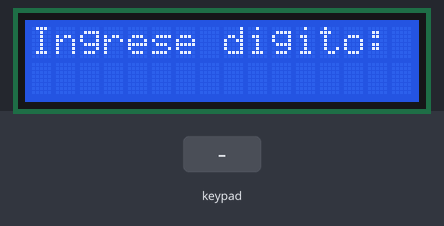
This sketch was run on a simulated ESP32. Shown: 16×2 character LCD. The inputs (shaded band) are chosen by the test bench. What the sketch prints to the serial monitor is not drawn.

Above: at 1.2 s.
1.3 s: keypad keys 1 3 1 2 1 4 2 7 # pressed 0.4 s apart
At 4.9 s:
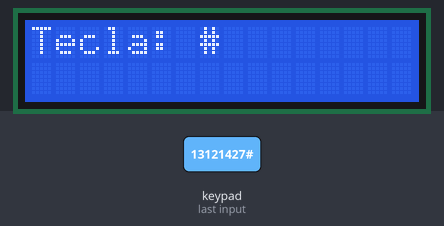
6.4 s: key '*' pressed
At 6.9 s:
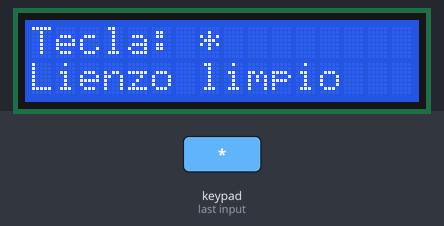
7.9 s: keypad keys 2 6 2 5 3 3 3 2 A pressed 0.4 s apart
At 12.3 s:
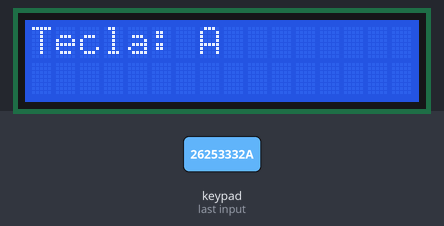
13.0 s: key 'B' pressed
At 13.8 s:
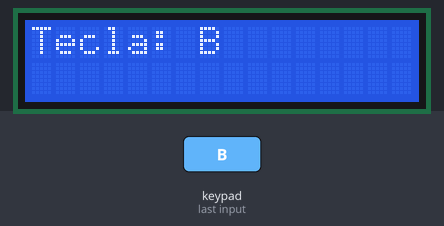
14.5 s: keypad keys 1 3 9 7 2 2 2 2 D pressed 0.4 s apart
At 16.6 s:
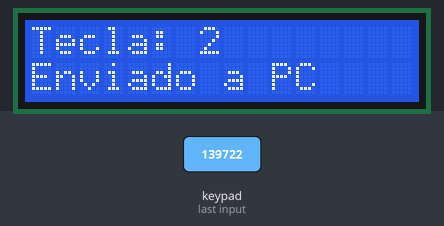
19.6 s: key 'C' pressed
At 19.9 s:
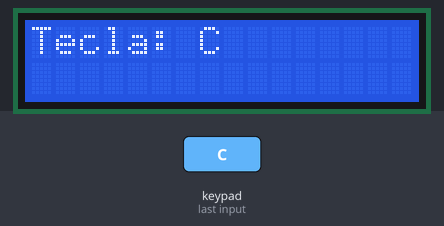
Timing chart, 0 to 22.1 s (numbered marks = the images above; inputs shaded):
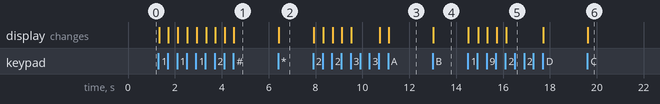

The sketch:

ESP32_Teclado_LCD.ino
```cpp
#include <Wire.h>
#include <LiquidCrystal_I2C.h>
#include <Keypad.h>

#define LCD_ADDR 0x27

LiquidCrystal_I2C lcd(LCD_ADDR, 16, 2);

const byte FILAS = 4;
const byte COLUMNAS = 4;

char teclas[FILAS][COLUMNAS] = {
  {'1','2','3','A'},
  {'4','5','6','B'},
  {'7','8','9','C'},
  {'*','0','#','D'}
};

byte pinesFilas[FILAS] = {13, 12, 14, 27};
byte pinesColumnas[COLUMNAS] = {26, 25, 33, 32};

Keypad teclado = Keypad(makeKeymap(teclas), pinesFilas, pinesColumnas, FILAS, COLUMNAS);

void setup() {
  Serial.begin(115200);
  Wire.begin();

  lcd.init();
  lcd.backlight();
  lcd.setCursor(0, 0);
  lcd.print("Ingrese digito:");
}

void loop() {
  char tecla = teclado.getKey();

  if (tecla) {
    lcd.clear();
    lcd.setCursor(0, 0);
    lcd.print("Tecla: ");
    lcd.print(tecla);

    if (tecla >= '0' && tecla <= '9') {
      Serial.println(tecla);
      lcd.setCursor(0, 1);
      lcd.print("Enviado a PC");
    } else if (tecla == '*') {
      Serial.println('*');
      lcd.setCursor(0, 1);
      lcd.print("Lienzo limpio");
    }
  }
}
```

Measured:
- after the input at 1.3 s, the display: first changes at once (image 1 shows a later state)
- after the input at 6.4 s, the display: changes at once (image 2)
- after the input at 7.9 s, the display: first changes at once (image 3 shows a later state)
- after the input at 13.0 s, the display: changes at once (image 4)
- after the input at 14.5 s, the display: first changes at once (image 5 shows a later state)
- after the input at 19.6 s, the display: changes at once (image 6)
